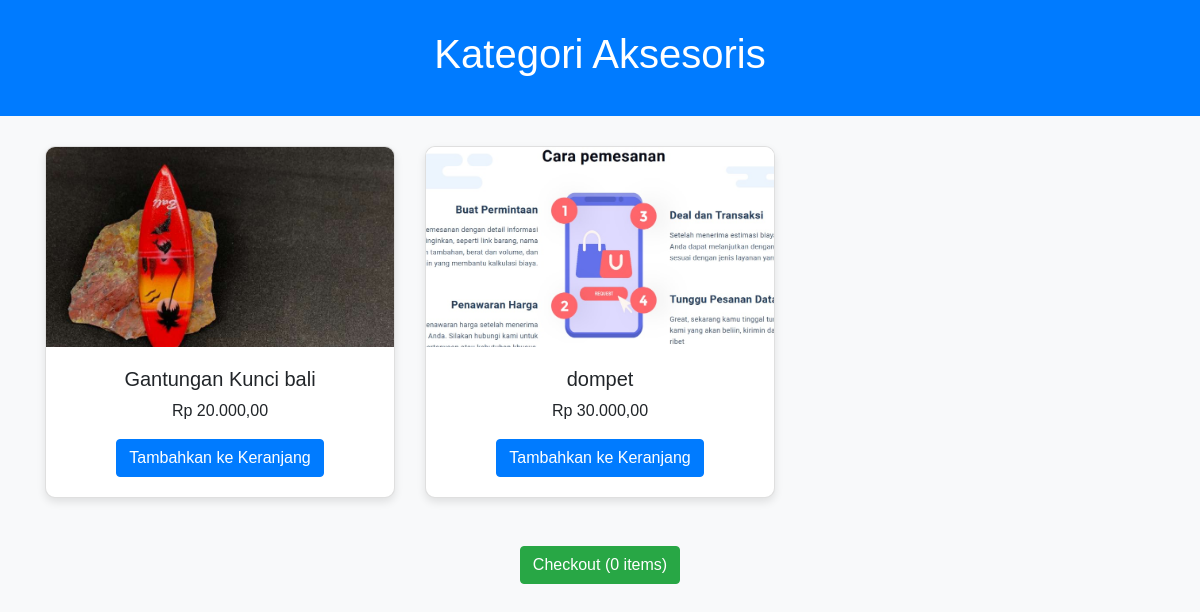
Page /process_checkout.php on the committed database.
### tables this page shows
CREATE TABLE `produk` (
  `id` int(11) NOT NULL,
  `product_name` varchar(255) NOT NULL,
  `category` varchar(100) NOT NULL,
  `price` int(255) NOT NULL,
  `description` text NOT NULL,
  `image` varchar(255) NOT NULL,
  `created_at` timestamp NOT NULL DEFAULT current_timestamp(),
  `quantity` int(11) NOT NULL DEFAULT 1
);

### process_checkout.php (the view, shortened to what this page needs)
<?php
include('config.php');
$sql = "SELECT * FROM produk WHERE category = 'aksesoris'";
$result = $conn->query($sql);
?>
<!DOCTYPE html>
<html lang="en">
<head>
    <link rel="stylesheet" href="https://stackpath.bootstrapcdn.com/bootstrap/4.4.1/css/bootstrap.min.css">
</head>
<body>
    <div class="header">
        <h1>Kategori Aksesoris</h1>
    </div>
    <div class="container products-container">
        <div class="row">
            <?php if ($result->num_rows > 0): ?>
                <?php while ($row = $result->fetch_assoc()): ?>
                    <div class="col-md-4 mb-4">
                        <div class="card product-card">
                            <img src="uploads/products/<?php echo $row['image']; ?>" alt="<?php echo $row['product_name']; ?>">
                            <div class="card-body text-center">
                                <h5><?php echo $row['product_name']; ?></h5>
                                <p>Rp <?php echo number_format($row['price'], 2, ',', '.'); ?></p>
                                <button class="btn btn-primary add-to-cart" data-id="<?php echo $row['id']; ?>" data-name="<?php echo $row['product_name']; ?>" data-price="<?php echo $row['price']; ?>">Tambahkan ke Keranjang</button>
                            </div>
                        </div>
                    </div>
                <?php endwhile; ?>
            <?php else: ?>
                <p class="text-center">Tidak ada produk tersedia.</p>
            <?php endif; ?>
        </div>
        <button id="checkout-btn" class="btn btn-success d-block mx-auto mt-4">Checkout</button>
    </div>
</body>
</html>

### process_checkout.php (style rules this page uses)
body { font-family: Arial, sans-serif; background-color: #f8f9fa; }
.header { text-align: center; background-color: #007bff; color: #fff; padding: 30px 0; }
.header h1 { font-size: 2.5rem; }
.products-container { padding: 30px 15px; }
.product-card { box-shadow: 0 4px 8px rgba(0, 0, 0, 0.1); border-radius: 10px; overflow: hidden; }
.product-card img { width: 100%; height: 200px; object-fit: cover; }

### rows in the picture
produk: image (picture), product_name "Gantungan Kunci bali", price "20.000,00"
produk: image (picture), product_name "dompet", price "30.000,00"
